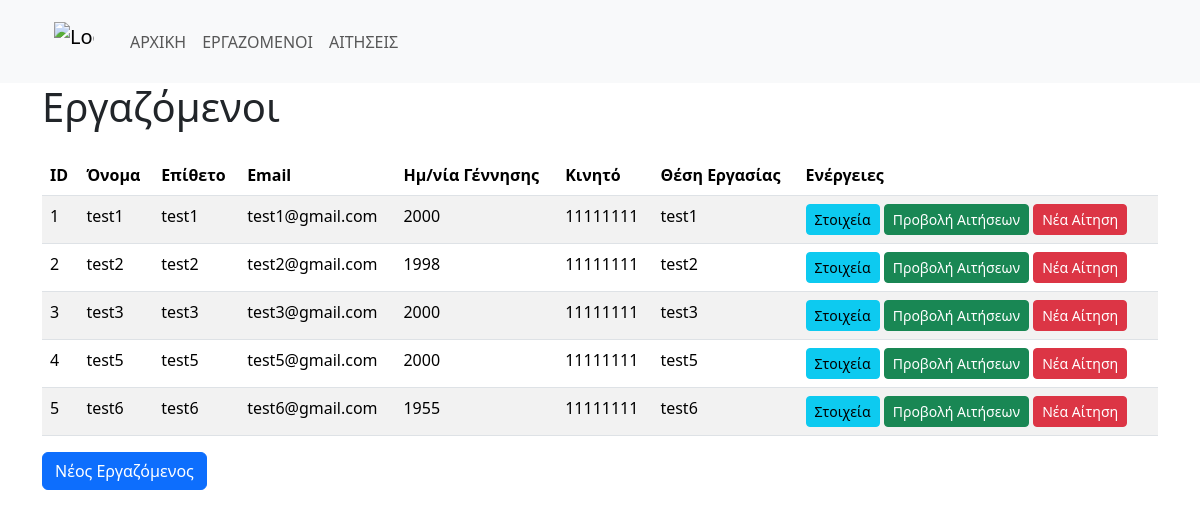
The page /employees on the database its author committed.
### models.py (models this page shows, shortened)
class Base(DeclarativeBase):
    pass

class Employee(Base):
    __tablename__ = 'employees'
    id: Mapped[int] = mapped_column(primary_key=True)
    name: Mapped[str] = mapped_column(String(30), nullable=False,)
    surname: Mapped[str] = mapped_column(String(50), nullable=False)
    birth_year: Mapped[int] = mapped_column(Integer, nullable=False)
    email: Mapped[str] = mapped_column(String(50), unique=True, nullable=False)
    phone: Mapped[str] = mapped_column(String(15), nullable=False)
    job_position: Mapped[str] = mapped_column(String(50), nullable=False)
    date_created: Mapped[datetime] = mapped_column(DateTime(timezone=True), default=datetime.now)
    leave_requests : Mapped[List["LeaveRequest"]] = relationship("LeaveRequest", back_populates="employee")

### main.py (the view)
@app.route("/employees", methods=["GET"])
def show_employees():
    employees = Employee.query.all()
    return render_template("employees.html", employees=employees)

### main.py (called while the page is built)
@app.teardown_appcontext
def shutdown_session(exception=None):
    db_session.close()

### templates/employees.html (shortened to what this page needs)
{% extends 'base.html' %}
{% block content %}
<div class="container">
    <h1 class="mb-4">Εργαζόμενοι</h1>
    <table class="table table-striped">
        <thead>
            <tr>
                <th scope="col">ID</th>
                <th scope="col">Όνομα</th>
                <th scope="col">Επίθετο</th>
                <th scope="col">Email</th>
                <th scope="col">Ημ/νία Γέννησης</th>
                <th scope="col">Κινητό</th>
                <th scope="col">Θέση Εργασίας</th>
                <th scope="col">Ενέργειες</th>
            </tr>
        </thead>
        <tbody>
            {% for employee in employees %}
            <tr>
                <td>{{ employee.id }}</td>
                <td>{{ employee.name }}</td>
                <td>{{ employee.surname }}</td>
                <td>{{ employee.email }}</td>
                <td>{{ employee.birth_year }}</td>
                <td>{{ employee.phone }}</td>
                <td>{{ employee.job_position }}</td>
                <td>
                    <a class="btn btn-info btn-sm" href="/employee/{{ employee.id }}">Στοιχεία</a>
                    <a class="btn btn-success btn-sm" href="{{ url_for('show_employee_requests', employee_id=employee.id) }}">Προβολή Αιτήσεων</a>
                    <a class="btn btn-danger btn-sm" href="{{ url_for('show_request_form', uid=employee.id) }}">Νέα Αίτηση</a>
                </td>
            </tr>
            {% endfor %}
        </tbody>
    </table>
    <a class="btn btn-primary" href="/employee">Νέος Εργαζόμενος</a>
</div>
{% endblock %}

### templates/base.html (shortened to what this page needs)
<!DOCTYPE html>
<html lang="gr">
<head>
    {% block head %}
    {% block styles %}
    {{ bootstrap.load_css() }}
    {% endblock %}
    {% endblock %}
</head>
<body>
    <header>
        <nav class="navbar navbar-expand-lg navbar-light bg-light">
            <div class="container">
                <nav class="navbar bg-body-tertiary">
                    <div class="container-fluid">
                      <a class="navbar-brand" href="#">
                        <img src="https://icons.veryicon.com/png/o/business/personnel-icon/leave-request-2.png" alt="Logo" width="40" height="40" class="d-inline-block align-text-top">
                      </a>
                    </div>
                </nav>
                <div class="collapse navbar-collapse" id="navbarNav">
                    <ul class="navbar-nav">
                        <li class="nav-item active">
                            <a class="nav-link" href="/" aria-label="Home">ΑΡΧΙΚΗ </a>
                        </li>
                        <li class="nav-item">
                            <a class="nav-link" href="/employees" aria-label="Employees">ΕΡΓΑΖΟΜΕΝΟΙ</a>
                        </li>
                        <li class="nav-item">
                            <a class="nav-link" href="/requests" aria-label="Requests">ΑΙΤΗΣΕΙΣ</a>
                        </li>
                    </ul>
                </div>
            </div>
        </nav>
    </header>
    <main role="main">
        {% block content %}
        {% endblock %}
    </main>
</body>
</html>

### rows shown on the page
Employee: id "1", name "test1", surname "test1", email "test1@gmail.com", birth_year "2000", phone "11111111", job_position "test1"
Employee: id "2", name "test2", surname "test2", email "test2@gmail.com", birth_year "1998", phone "11111111", job_position "test2"
Employee: id "3", name "test3", surname "test3", email "test3@gmail.com", birth_year "2000", phone "11111111", job_position "test3"
Employee: id "4", name "test5", surname "test5", email "test5@gmail.com", birth_year "2000", phone "11111111", job_position "test5"
Employee: id "5", name "test6", surname "test6", email "test6@gmail.com", birth_year "1955", phone "11111111", job_position "test6"
